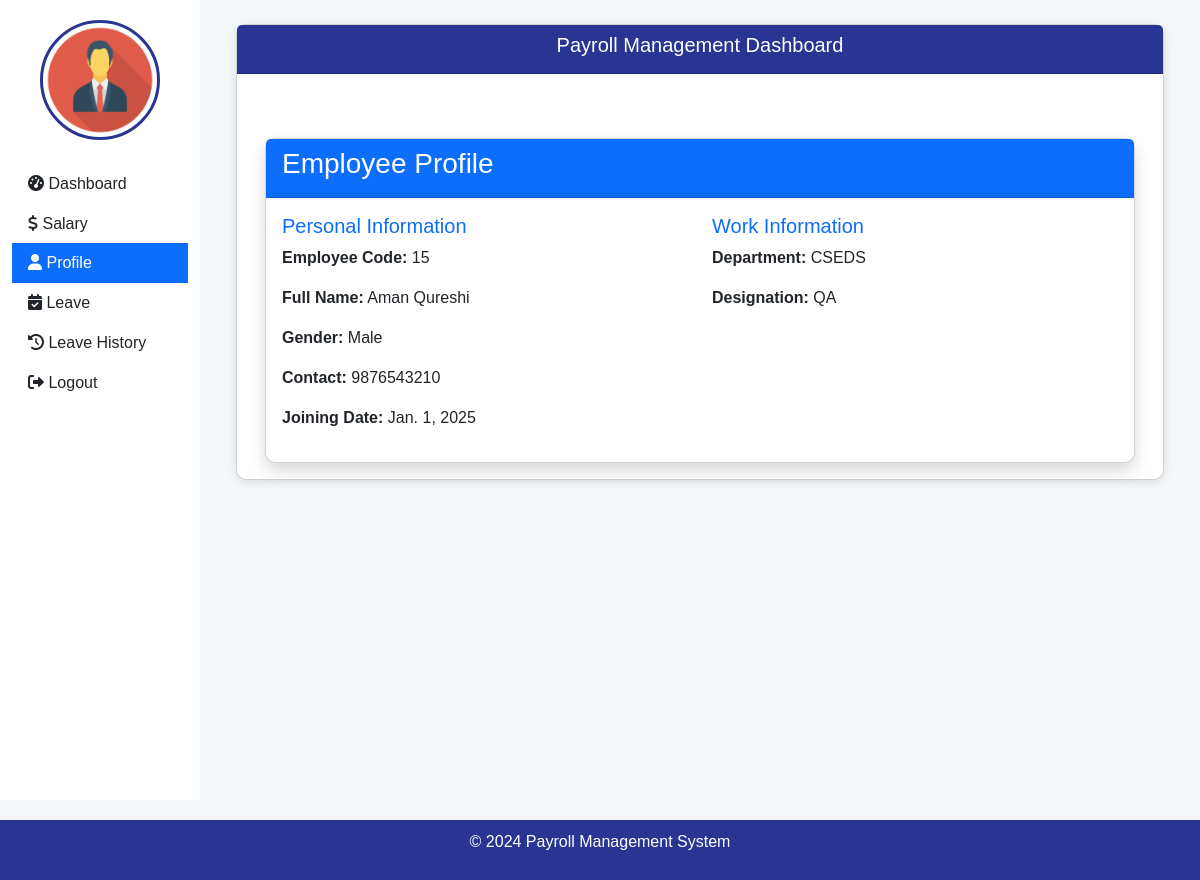
/emp_profile/ (signed in), run on the app's committed database.
### employee/models.py (models this page shows, shortened)
class EmployeeDetail(models.Model):
    employee_id = models.AutoField(primary_key=True)  # Auto-incrementing ID (renamed to employee_id for consistency)
    user = models.OneToOneField(User, on_delete=models.CASCADE)  # One-to-one relationship with User model
    emp_code = models.CharField(max_length=50)  # Employee code
    emp_dept = models.CharField(max_length=50, null=True)  # Employee department
    designation = models.CharField(max_length=50, null=True)  # Job title or designation
    contact = models.CharField(max_length=50, null=True)  # Contact number
    gender = models.CharField(max_length=50, null=True)  # Gender
    joining_date = models.DateField(null=True)  # Date of joining the company

### employee/views.py (the view)
# urls.py: path('emp_profile/', emp_profile ,name='emp_profile'),
@login_required
def emp_profile(request):
    try:
        employee = EmployeeDetail.objects.get(user=request.user)
    except EmployeeDetail.DoesNotExist:
        employee = None  # Handle case where employee details are not found
    context = {
        'employee': employee  # Pass the single employee object
    }
    return render(request, 'emp_profile.html', context)

### employee/templates/emp_profile.html
{% extends 'emp_base.html' %}
{% block main %}
<div class="container mt-5">
    {% if employee %}
        <div class="card shadow">
            <div class="card-header bg-primary text-white">
                <h3>Employee Profile</h3>
            </div>
            <div class="card-body">
                <div class="row">
                    <div class="col-md-6">
                        <h5 class="text-primary">Personal Information</h5>
                        <p><strong>Employee Code:</strong> {{ employee.emp_code }}</p>
                        <p><strong>Full Name:</strong> {{ employee.user.first_name }} {{ employee.user.last_name }}</p>
                        <p><strong>Gender:</strong> {{ employee.gender }}</p>
                        <p><strong>Contact:</strong> {{ employee.contact }}</p>
                        <p><strong>Joining Date:</strong> {{ employee.joining_date }}</p>
                    </div>
                    <div class="col-md-6">
                        <h5 class="text-primary">Work Information</h5>
                        <p><strong>Department:</strong> {{ employee.emp_dept }}</p>
                        <p><strong>Designation:</strong> {{ employee.designation }}</p>
                    </div>
                </div>
            </div>
        </div>
    {% else %}
        <div class="alert alert-danger mt-4">
            <strong>Oops!</strong> No employee details found for your account.
        </div>
    {% endif %}
</div>
{% endblock %}

### employee/templates/emp_base.html (style rules this page uses)
body { font-family: 'Arial', sans-serif; background-color: #f4f7fa; }
.card { border-radius: 10px; box-shadow: 0 2px 10px rgba(0, 0, 0, 0.1); }
.card-header { background-color: #283593; color: white; font-size: 1.25rem; font-weight: 600; }

### data on the page
EmployeeDetail: emp_code "15", user.first_name "Aman", user.last_name "Qureshi", gender "Male", contact "9876543210", joining_date "Jan. 1, 2025", emp_dept "CSEDS", designation "QA"
